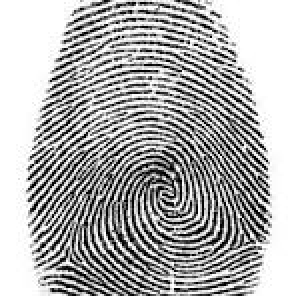
#> input picture SOCOFing/code/temp_query.bmp, 148 x 148 px (shown 2 times larger)
$ python -i preprocess.py   (imports and definitions only)
#> lines starting #> are read from the running program, lines starting #| are printed output that depends on the picture; after the words box and inside, x2 and y2 are one past the last pixel; in counts of white or black regions, pixels touching at a corner belong together
# ============================================================================
# Preprocessing - Image Loading, Segmentation, Enhancement
# ============================================================================

import cv2
import numpy as np
from PIL import Image
import logging

import config

logger = logging.getLogger(__name__)

# ============================================================================
# 1. Load BMP Image
# ============================================================================
def load_bmp(image_path):
    """Load BMP image using OpenCV (BGR format)"""
#> called with image_path = 'temp_query.bmp'
    try:
        img = cv2.imread(image_path)
#> img is the input picture: shape (148, 148, 3); min 0, max 255, mean 173.9
        if img is None:
            logger.error(f"Failed to load image: {image_path}")
            return None
        logger.debug(f"Loaded image: {image_path}, shape={img.shape}")
        return img
    except Exception as e:
        logger.error(f"Error loading {image_path}: {e}")
        return None

# ============================================================================
# 2. Convert to Grayscale
# ============================================================================
def to_grayscale(img):
    """Convert BGR image to grayscale"""
    if img is None:
        return None
    gray = cv2.cvtColor(img, cv2.COLOR_BGR2GRAY)
    return gray

# ============================================================================
# 3. Resize to Standard Size
# ============================================================================
def resize_image(img, size=config.IMAGE_SIZE):
    """Resize image to standard size"""
#> called with size = 512
    if img is None:
        return None
    resized = cv2.resize(img, (size, size), interpolation=cv2.INTER_CUBIC)
    return resized

# ============================================================================
# 4. Segmentation (Fingerprint Region Detection)
# ============================================================================
def segment_fingerprint(img):
    """Segment fingerprint region using Otsu thresholding"""
    if img is None:
        return None, None

    # Apply Gaussian blur first
    blurred = cv2.GaussianBlur(img, (5, 5), 0)

    # Otsu thresholding
    _, binary = cv2.threshold(blurred, config.BINARIZATION_THRESHOLD, 255,
                              cv2.THRESH_BINARY | cv2.THRESH_OTSU)
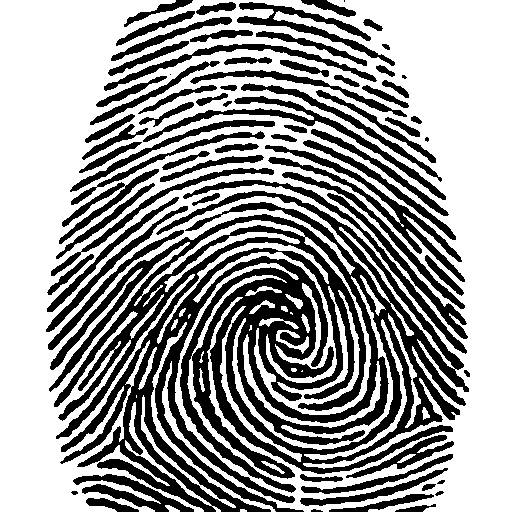
#> binary: shape (512, 512); 61.5% white; 75 black regions (4 under 20 px), largest, box (x1, y1, x2, y2) and area: (49, 191, 469, 512) 55795, (265, 145, 465, 282) 2969, (143, 96, 446, 200) 2403

    # Morphological operations to clean up
    kernel = cv2.getStructuringElement(cv2.MORPH_ELLIPSE,
                                       (config.MORPHOLOGY_KERNEL_SIZE,
                                        config.MORPHOLOGY_KERNEL_SIZE))
    binary = cv2.morphologyEx(binary, cv2.MORPH_CLOSE, kernel,
                             iterations=config.MORPHOLOGY_ITERATIONS)
#> binary: shape (512, 512); 94.4% white; 96 black regions, largest, box (x1, y1, x2, y2) and area: (246, 300, 315, 327) 817, (196, 391, 245, 452) 737, (263, 262, 309, 300) 731
    binary = cv2.morphologyEx(binary, cv2.MORPH_OPEN, kernel,
                             iterations=1)
#> binary: shape (512, 512); 94.2% white; 78 black regions, largest, box (x1, y1, x2, y2) and area: (235, 262, 315, 336) 3011, (183, 389, 260, 467) 2003, (95, 459, 169, 512) 1616

    return binary, None

# ============================================================================
# 5. CLAHE Enhancement (Contrast Limited Adaptive Histogram Equalization)
# ============================================================================
def apply_clahe(img):
    """Apply CLAHE to enhance contrast"""
    if img is None or not config.CLAHE_ENABLED:
        return img

    clahe = cv2.createCLAHE(clipLimit=config.CLAHE_CLIP_LIMIT,
                           tileGridSize=config.CLAHE_TILE_GRID_SIZE)
    enhanced = clahe.apply(img)
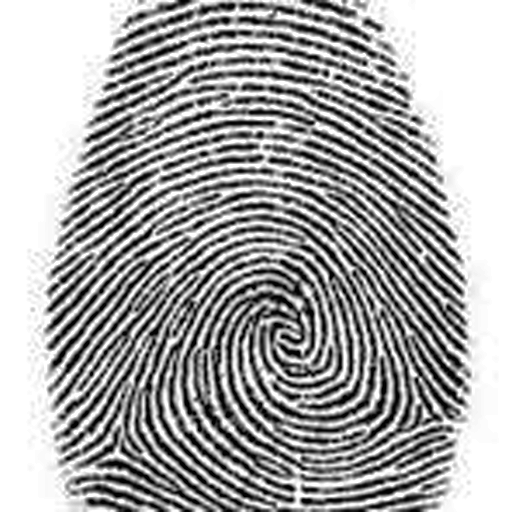
#> enhanced: shape (512, 512); min 1, max 255, mean 167.2
    return enhanced

# ============================================================================
# 6. Gabor Filter Enhancement
# ============================================================================
def apply_gabor_filter(img, mask=None):
    """Apply Gabor filter to enhance ridge structure"""
    if img is None or not config.GABOR_ENABLED:
        return img

    # Create Gabor kernel
    kernel_size = int(2 * np.ceil(3 * config.GABOR_SIGMA) + 1)
    kernel = cv2.getGaborKernel((kernel_size, kernel_size),
                                config.GABOR_SIGMA,
                                np.pi/4,  # 45 degree orientation
                                config.GABOR_WAVELENGTH,
                                0.5, 0)

    # Apply filter
    filtered = cv2.filter2D(img, -1, kernel)
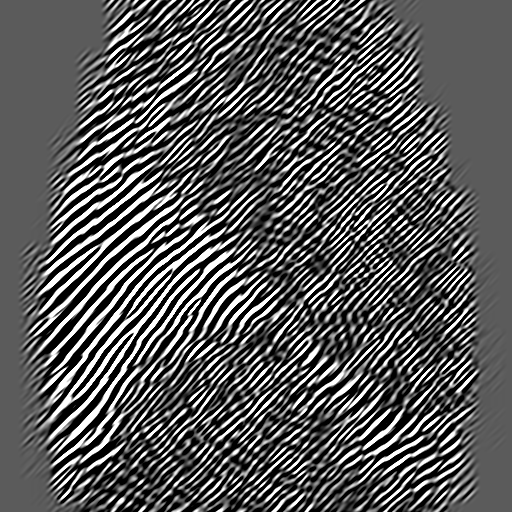
#> filtered: shape (512, 512); min 0, max 255, mean 89.5

    # Normalize
    filtered = cv2.normalize(filtered, None, 0, 255, cv2.NORM_MINMAX).astype(np.uint8)

    return filtered

# ============================================================================
# 7. Binarization
# ============================================================================
def binarize_image(img):
    """Binarize image"""
    if img is None:
        return None

    _, binary = cv2.threshold(img, config.BINARIZATION_THRESHOLD, 255,
                              cv2.THRESH_BINARY)
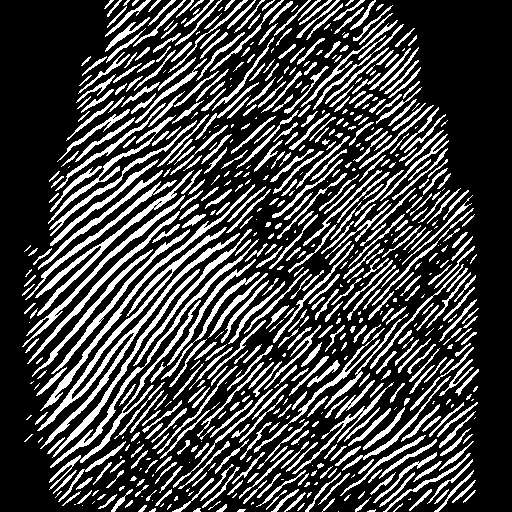
#> binary: shape (512, 512); 26.1% white in thin lines or dots, all inside (x1, y1, x2, y2) = (22, 0, 479, 512)
    return binary

# ============================================================================
# 8. Skeletonization
# ============================================================================
def skeletonize_image(binary_img):
    """Skeletonize binary image to 1-pixel wide skeleton"""
    if binary_img is None:
        return None

    # Invert: white ridge, black background
    inverted = cv2.bitwise_not(binary_img)

    # Morphological skeleton
    kernel = cv2.getStructuringElement(cv2.MORPH_CROSS, (3, 3))
    skeleton = np.zeros_like(inverted)

    while True:
        eroded = cv2.morphologyEx(inverted, cv2.MORPH_ERODE, kernel)
        dilated = cv2.morphologyEx(eroded, cv2.MORPH_DILATE, kernel)
        temp = cv2.subtract(inverted, dilated)
        skeleton = cv2.bitwise_or(skeleton, temp)
        inverted = eroded.copy()

        if cv2.countNonZero(inverted) == 0:
            break
#> this loop made 124 passes
#> pass 1, in skeletonize_image, `eroded = cv2.morphologyEx(inverted, cv2.MORPH_ERODE, kernel)`:
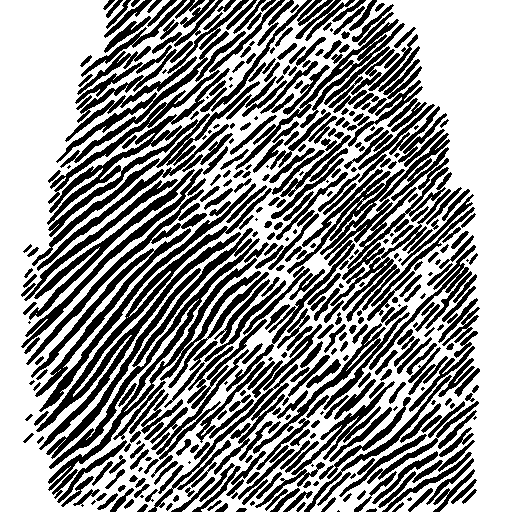
#> eroded: shape (512, 512); 58.2% white; 479 black regions (61 under 20 px), largest, box (x1, y1, x2, y2) and area: (48, 228, 269, 491) 6918, (36, 188, 272, 450) 4632, (47, 68, 260, 237) 4066
#> pass 1, in skeletonize_image, `dilated = cv2.morphologyEx(eroded, cv2.MORPH_DILATE, kernel)`:
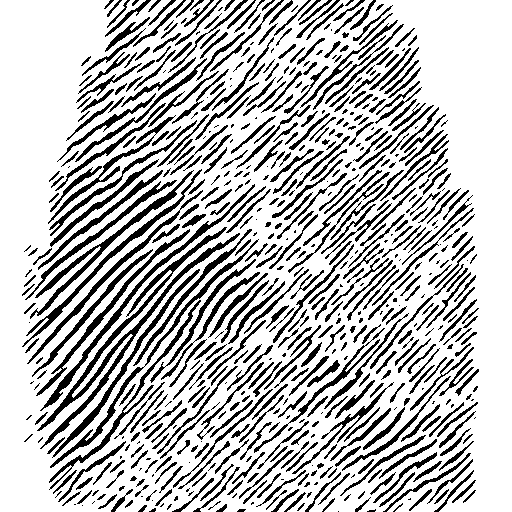
#> dilated: shape (512, 512); 73.7% white; 651 black regions (183 under 20 px), largest, box (x1, y1, x2, y2) and area: (37, 227, 240, 449) 3210, (40, 184, 255, 411) 1436, (30, 170, 194, 319) 1407
#> after the loop: eroded: shape (512, 512); every value is 0
#> after the loop:
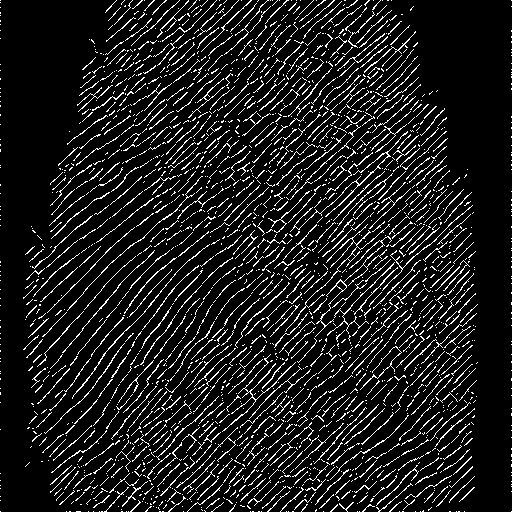
#> skeleton: shape (512, 512); 10.8% white in thin lines or dots

    return skeleton

# ============================================================================
# 9. Full Preprocessing Pipeline
# ============================================================================
def preprocess_image(image_path, apply_enhancements=True):
    """
    Full preprocessing pipeline:
    1. Load BMP
    2. Convert to grayscale
    3. Resize to standard size
    4. Segment fingerprint region
    5. Apply CLAHE & Gabor enhancement
    6. Binarize & Skeletonize

    Returns: dict with preprocessed images
    """
    result = {
        'original': None,
        'grayscale': None,
        'resized': None,
        'segmented': None,
        'enhanced': None,
        'binary': None,
        'skeleton': None,
        'mask': None
    }

    # 1. Load
    img_bgr = load_bmp(image_path)
    if img_bgr is None:
        return None
    result['original'] = img_bgr

    # 2. Grayscale
    gray = to_grayscale(img_bgr)
    result['grayscale'] = gray

    # 3. Resize
    resized = resize_image(gray)
    result['resized'] = resized

    # 4. Segment
    mask, _ = segment_fingerprint(resized)
    result['segmented'] = resized.copy()
    result['mask'] = mask

    # 5. Enhance
    enhanced = resized.copy()
    if apply_enhancements:
        enhanced = apply_clahe(enhanced)
        enhanced = apply_gabor_filter(enhanced, mask)
    result['enhanced'] = enhanced

    # 6. Binarize
    binary = binarize_image(enhanced)
    result['binary'] = binary

    # 7. Skeletonize
    skeleton = skeletonize_image(binary)
    result['skeleton'] = skeleton

    logger.info(f"Preprocessed: {image_path}")
    return result

# ============================================================================
# 10. Quality Check - Verify if image is a valid fingerprint
# ============================================================================
# [167 lines left out: functions check_fingerprint_quality, save_preprocessed_images, not called in this run]

>>> result = preprocess_image('temp_query.bmp')
#> result = 8 items
